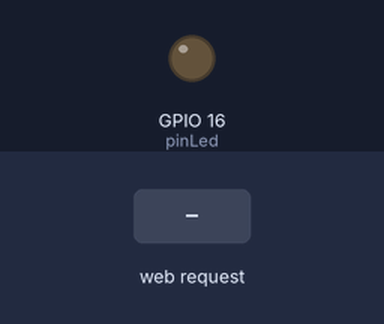
Simulated run of this sketch. Board: ESP8266 (NodeMCU). Parts: output pins drawn as LEDs (lit = HIGH). Inputs (shaded band) come from the test bench. WiFi joins after 1.5 s; servers stay silent unless stated; what the sketch prints to the serial monitor is not drawn.

Above: at 2.7 s.
2.8 s: HTTP request GET /toggle received
At 4.0 s:
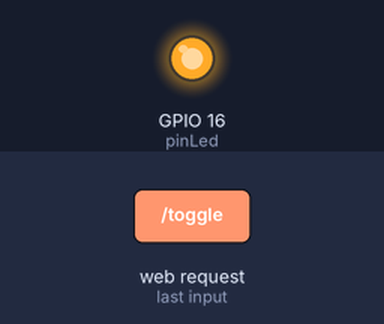
Timing chart, 0 to 5.8 s (numbered marks = the images above; inputs shaded):
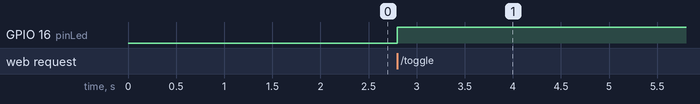

Measured:
- after the input at 2.8 s, GPIO 16 (pinLed): LOW → HIGH at once

The sketch:

webserver.ino
```cpp
#include <ESP8266WiFi.h>
#include <ESP8266WebServer.h>

ESP8266WebServer server;

char *ssid = "Ghar";
char *password = "nahimalum";
uint8_t pinLed = 16;

void setup() {
  pinMode(pinLed, OUTPUT);
  WiFi.begin(ssid, password);
  Serial.begin(115200);

  Serial.print("Connecting ");
  while(WiFi.status() != WL_CONNECTED){
    Serial.print(".");
    delay(500);
  }

  Serial.println("");
  Serial.print("IP address: ");
  Serial.print(WiFi.localIP());

  server.on("/", [](){server.send(200, "text/plain", "HelloWorld!");});   // 200 : ok response
  server.on("/toggle", toggleLed);
  server.begin();
}

void loop() {
  server.handleClient();
}

void toggleLed(){
  digitalWrite(pinLed, !digitalRead(pinLed));
  server.send(204, ""); // 204: empty response
}
```
